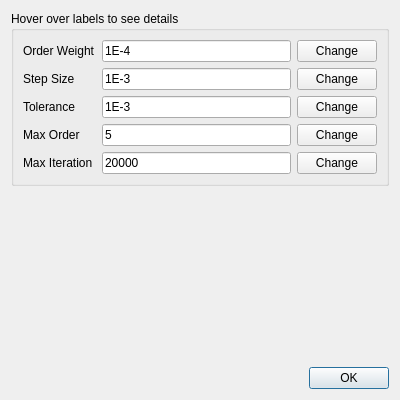
<?xml version="1.0" encoding="UTF-8"?>
<ui version="4.0">
 <class>FitSetting</class>
 <widget class="QDialog" name="FitSetting">
  <property name="geometry">
   <rect>
    <x>0</x>
    <y>0</y>
    <width>400</width>
    <height>400</height>
   </rect>
  </property>
  <property name="windowTitle">
   <string>Dialog</string>
  </property>
  <layout class="QVBoxLayout" name="verticalLayout">
   <item>
    <widget class="QGroupBox" name="groupBox">
     <property name="title">
      <string>Hover over labels to see details</string>
     </property>
     <layout class="QVBoxLayout" name="verticalLayout_2">
      <item>
       <layout class="QGridLayout" name="gridLayout">
        <item row="1" column="1">
         <widget class="QLineEdit" name="stepSize">
          <property name="text">
           <string>1E-3</string>
          </property>
          <property name="readOnly">
           <bool>true</bool>
          </property>
         </widget>
        </item>
        <item row="4" column="2">
         <widget class="QPushButton" name="changeMaxIter">
          <property name="text">
           <string>Change</string>
          </property>
         </widget>
        </item>
        <item row="2" column="1">
         <widget class="QLineEdit" name="tolerance">
          <property name="text">
           <string>1E-3</string>
          </property>
          <property name="readOnly">
           <bool>true</bool>
          </property>
         </widget>
        </item>
        <item row="3" column="2">
         <widget class="QPushButton" name="changeMaxOrder">
          <property name="text">
           <string>Change</string>
          </property>
         </widget>
        </item>
        <item row="0" column="2">
         <widget class="QPushButton" name="changeWeight">
          <property name="text">
           <string>Change</string>
          </property>
         </widget>
        </item>
        <item row="4" column="0">
         <widget class="QLabel" name="maxIterLabel">
          <property name="text">
           <string>Max Iteration</string>
          </property>
         </widget>
        </item>
        <item row="2" column="2">
         <widget class="QPushButton" name="changeTolerance">
          <property name="text">
           <string>Change</string>
          </property>
         </widget>
        </item>
        <item row="3" column="1">
         <widget class="QLineEdit" name="maxOrder">
          <property name="text">
           <string>5</string>
          </property>
         </widget>
        </item>
        <item row="4" column="1">
         <widget class="QLineEdit" name="maxIter">
          <property name="text">
           <string>20000</string>
          </property>
         </widget>
        </item>
        <item row="0" column="0">
         <widget class="QLabel" name="weightLabel">
          <property name="toolTip">
           <string>&lt;html&gt;&lt;head/&gt;&lt;body&gt;&lt;p&gt;Types 1, 2 and 4 involve order parameters that shall be integer. It is introduced into the cost function via the penalty method. The weight is the size of penalty, a value of smaller than E-3 often results in decent results.&lt;/p&gt;&lt;/body&gt;&lt;/html&gt;</string>
          </property>
          <property name="text">
           <string>Order Weight</string>
          </property>
         </widget>
        </item>
        <item row="1" column="2">
         <widget class="QPushButton" name="changeStepSize">
          <property name="text">
           <string>Change</string>
          </property>
         </widget>
        </item>
        <item row="3" column="0">
         <widget class="QLabel" name="maxOrderLabel">
          <property name="text">
           <string>Max Order</string>
          </property>
         </widget>
        </item>
        <item row="0" column="1">
         <widget class="QLineEdit" name="weight">
          <property name="text">
           <string>1E-4</string>
          </property>
          <property name="readOnly">
           <bool>true</bool>
          </property>
         </widget>
        </item>
        <item row="1" column="0">
         <widget class="QLabel" name="stepSizeLabel">
          <property name="text">
           <string>Step Size</string>
          </property>
         </widget>
        </item>
        <item row="2" column="0">
         <widget class="QLabel" name="toleranceLabel">
          <property name="text">
           <string>Tolerance</string>
          </property>
         </widget>
        </item>
       </layout>
      </item>
     </layout>
    </widget>
   </item>
   <item>
    <spacer name="verticalSpacer">
     <property name="orientation">
      <enum>Qt::Vertical</enum>
     </property>
     <property name="sizeHint" stdset="0">
      <size>
       <width>20</width>
       <height>117</height>
      </size>
     </property>
    </spacer>
   </item>
   <item>
    <widget class="QDialogButtonBox" name="buttonBox">
     <property name="orientation">
      <enum>Qt::Horizontal</enum>
     </property>
     <property name="standardButtons">
      <set>QDialogButtonBox::Ok</set>
     </property>
    </widget>
   </item>
  </layout>
 </widget>
 <resources/>
 <connections>
  <connection>
   <sender>buttonBox</sender>
   <signal>accepted()</signal>
   <receiver>FitSetting</receiver>
   <slot>accept()</slot>
   <hints>
    <hint type="sourcelabel">
     <x>248</x>
     <y>254</y>
    </hint>
    <hint type="destinationlabel">
     <x>157</x>
     <y>274</y>
    </hint>
   </hints>
  </connection>
  <connection>
   <sender>buttonBox</sender>
   <signal>rejected()</signal>
   <receiver>FitSetting</receiver>
   <slot>reject()</slot>
   <hints>
    <hint type="sourcelabel">
     <x>316</x>
     <y>260</y>
    </hint>
    <hint type="destinationlabel">
     <x>286</x>
     <y>274</y>
    </hint>
   </hints>
  </connection>
 </connections>
</ui>
